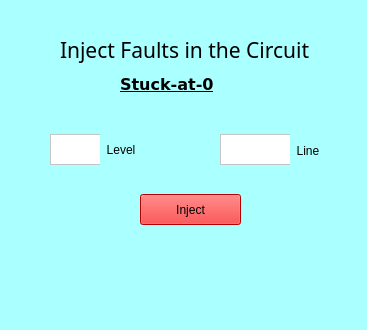
<?xml version="1.0" encoding="UTF-8"?>
<ui version="4.0">
 <class>TruthTableGenerator</class>
 <widget class="QMainWindow" name="TruthTableGenerator">
  <property name="geometry">
   <rect>
    <x>0</x>
    <y>0</y>
    <width>367</width>
    <height>330</height>
   </rect>
  </property>
  <property name="windowTitle">
   <string>InjectFault::Stuck-at-0</string>
  </property>
  <property name="styleSheet">
   <string notr="true">background-color: rgb(170, 255, 255);
border-color: rgb(0, 0, 0);
border-bottom-color: rgb(0, 0, 0);</string>
  </property>
  <widget class="QWidget" name="centralwidget">
   <widget class="QLabel" name="label">
    <property name="geometry">
     <rect>
      <x>120</x>
      <y>64</y>
      <width>281</width>
      <height>41</height>
     </rect>
    </property>
    <property name="font">
     <font>
      <family>DejaVu Sans</family>
      <pointsize>12</pointsize>
      <weight>75</weight>
      <bold>true</bold>
      <underline>true</underline>
     </font>
    </property>
    <property name="text">
     <string>Stuck-at-0</string>
    </property>
   </widget>
   <widget class="QLabel" name="label_2">
    <property name="geometry">
     <rect>
      <x>60</x>
      <y>24</y>
      <width>251</width>
      <height>51</height>
     </rect>
    </property>
    <property name="font">
     <font>
      <family>Ubuntu Condensed</family>
      <pointsize>16</pointsize>
      <weight>50</weight>
      <italic>false</italic>
      <bold>false</bold>
     </font>
    </property>
    <property name="text">
     <string>Inject Faults in the Circuit</string>
    </property>
   </widget>
   <widget class="QPushButton" name="run">
    <property name="geometry">
     <rect>
      <x>140</x>
      <y>194</y>
      <width>101</width>
      <height>31</height>
     </rect>
    </property>
    <property name="styleSheet">
     <string notr="true">background-color: rgb(255, 0, 0);</string>
    </property>
    <property name="text">
     <string>Inject</string>
    </property>
   </widget>
   <widget class="QTextEdit" name="level">
    <property name="geometry">
     <rect>
      <x>50</x>
      <y>134</y>
      <width>101</width>
      <height>31</height>
     </rect>
    </property>
    <property name="styleSheet">
     <string notr="true">color: rgb(170, 255, 0);
color: rgb(0, 0, 0);
background-color: rgb(255, 255, 255);</string>
    </property>
   </widget>
   <widget class="QTextEdit" name="line">
    <property name="geometry">
     <rect>
      <x>220</x>
      <y>134</y>
      <width>101</width>
      <height>31</height>
     </rect>
    </property>
    <property name="styleSheet">
     <string notr="true">color: rgb(170, 255, 0);
color: rgb(0, 0, 0);
background-color: rgb(255, 255, 255);</string>
    </property>
   </widget>
   <widget class="QLabel" name="label_3">
    <property name="geometry">
     <rect>
      <x>100</x>
      <y>134</y>
      <width>51</width>
      <height>31</height>
     </rect>
    </property>
    <property name="text">
     <string>  Level</string>
    </property>
   </widget>
   <widget class="QLabel" name="label_4">
    <property name="geometry">
     <rect>
      <x>290</x>
      <y>130</y>
      <width>66</width>
      <height>41</height>
     </rect>
    </property>
    <property name="text">
     <string>  Line</string>
    </property>
   </widget>
  </widget>
 </widget>
 <resources/>
 <connections/>
</ui>
